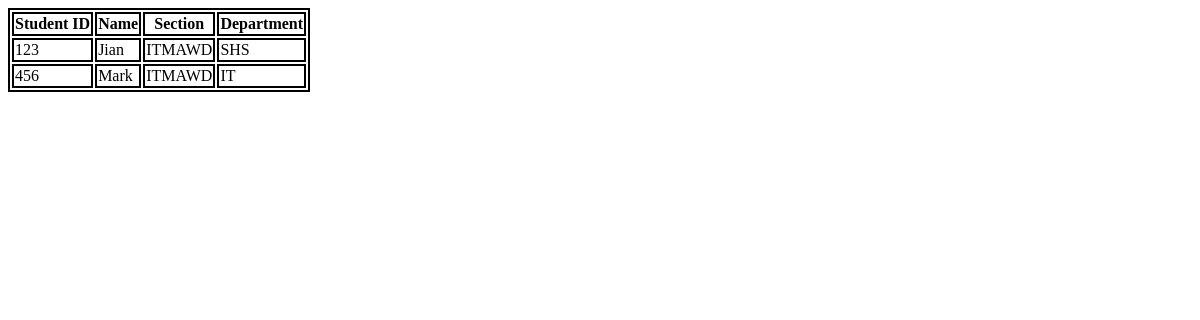
Before: /adminRecord_students.php with the older database file.
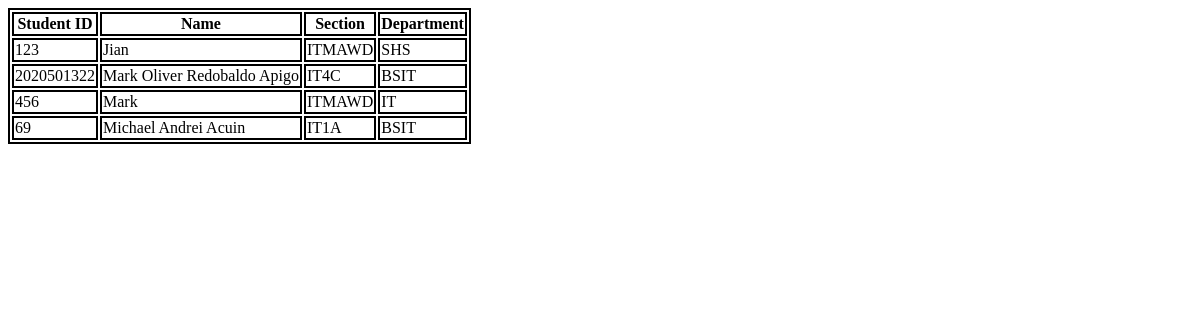
After: the same page with the newer database file.
### tables this page shows
CREATE TABLE `student_tbl` (
  `studentid` varchar(255) NOT NULL,
  `name` varchar(255) NOT NULL,
  `sectionid` varchar(255) NOT NULL,
  `department` varchar(255) NOT NULL,
  `schoolemail` varchar(255) NOT NULL,
  `rfidtag` varchar(255) NOT NULL
);

### adminRecord_students.php (the view, shortened to what this page needs)
<?php
include 'includes/session.php';
?>
<link rel="stylesheet" type="text/css" href="cssCodes/recordStudent.css">
<div class="container"  style="font-family:sans-seriff; width: 100%;">
  <div>
    <table id="studentsRecord_table" class="table table-hover text-center">
      <thead>
        <tr class="table-secondary">
          <th>Student ID</th>
          <th>Name</th>
          <th>Section</th>
          <th>Department</th>
      </thead>
      <tbody >
        <?php
        $con = $pdo->open();
        try {
          $stmt1 = $con->prepare("SELECT * FROM student_tbl");
          $stmt1->execute();
          $rows = $stmt1->fetchAll(PDO::FETCH_ASSOC);
          foreach ($rows as $row) {
              echo "<tr>";
              echo "<td>" . $row['studentid'] . "</td>";
              echo "<td>" . $row['name'] . "</td>";
              echo "<td>" . $row['sectionid'] . "</td>";
              echo "<td>" . $row['department'] . "</td>";
              echo "</tr>";
          }
      } catch (PDOException $e) {
      }
        ?>
      </tbody>
    </table>
  </div>
</div>

Changed rows visible on the page:
added student_tbl: studentid "2020501322", name "Mark Oliver Redobaldo Apigo", sectionid "IT4C", department "BSIT"
added student_tbl: studentid "69", name "Michael Andrei Acuin", sectionid "IT1A", department "BSIT"
